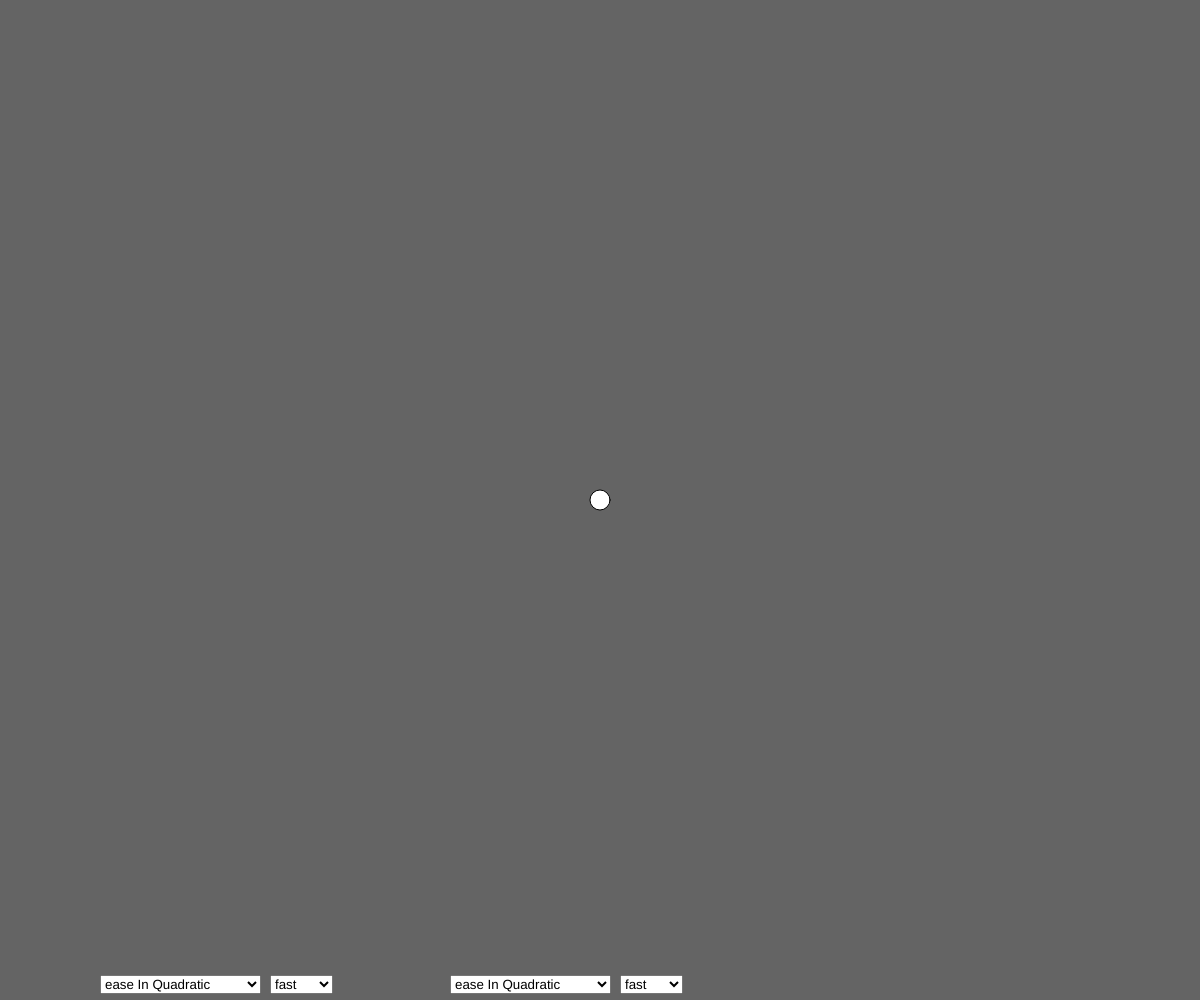
Frame 1 (no input)
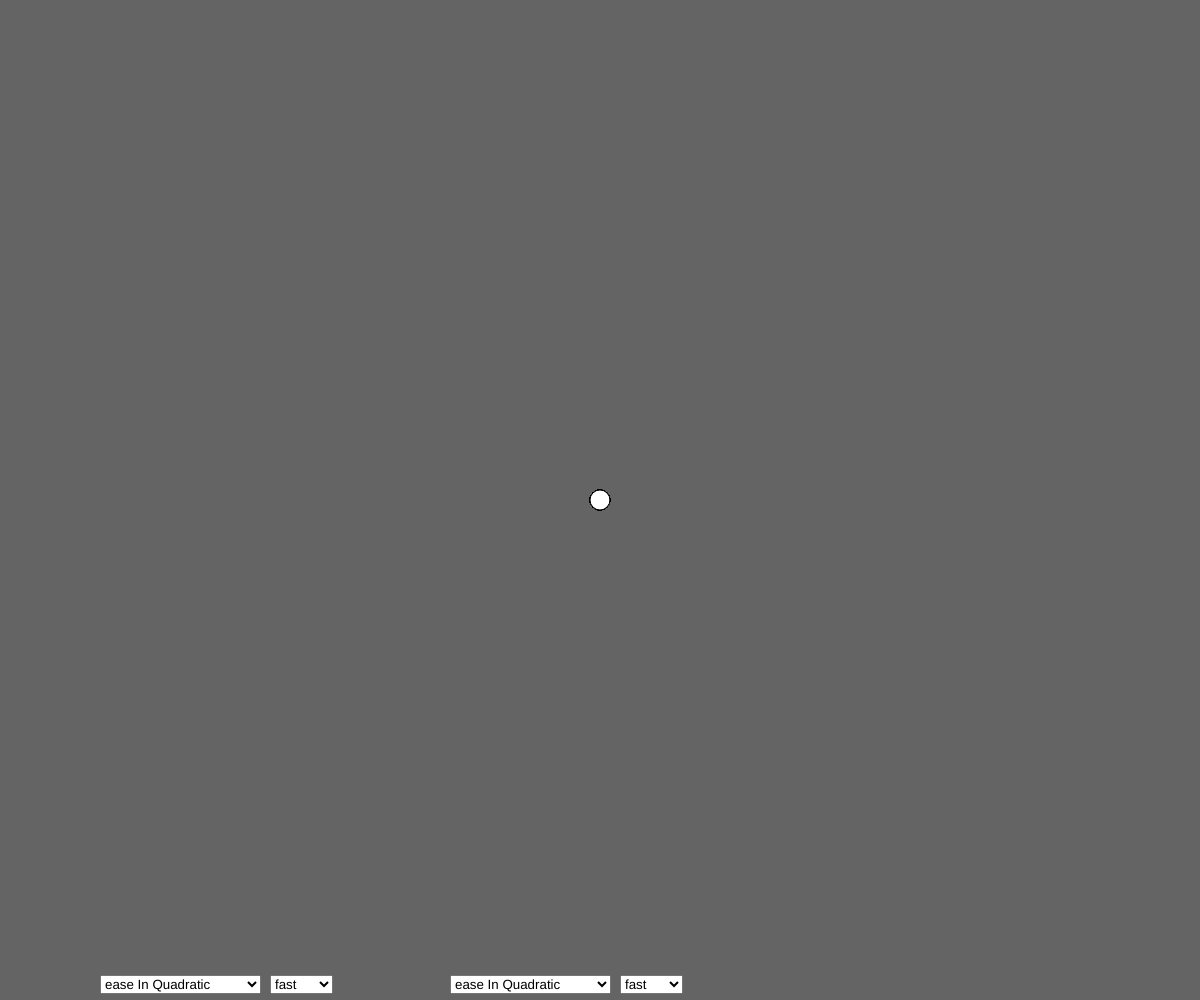
Frame 60 (no input)
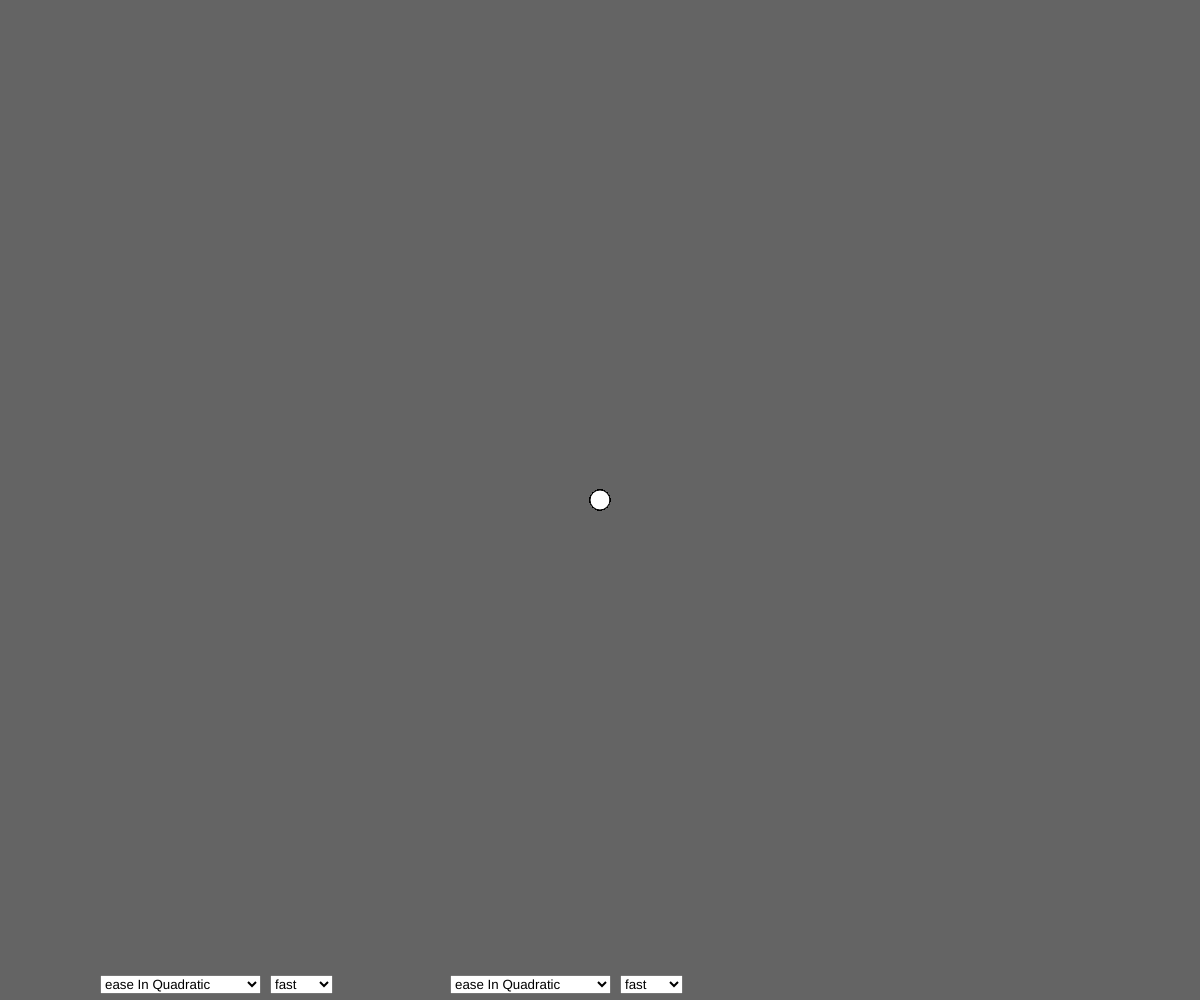
Frame 120 (the mouse pressed at the canvas centre since frame 60)

The p5.js sketch that drew these frames (run headless with seeded random() and noise() and a simulated clock; from frame 60 on, the mouse is pressed at the canvas centre):

// p5.js sketch
// ── sketch.js
var targetX, targetY; // coordonées de la cible à atteindre
var posX, posY; // position du cercle

var incr = 0 // incrément

var selX, selY // deux objets select pour choisir quel easing on utilise en abscisse et en ordonnée
var speedX, speedY // deux objets select pour choisir la vitesse du easing choisi
var durX = 100
var durY = 100


function setup() {
  createCanvas(windowWidth, windowHeight); 
  background(100); 
  
  selX = createSelect();
  selX.position(100, windowHeight-25);
  selX.option('ease In Quadratic');
  selX.option('ease Out Quadratic');
  selX.option('ease InOut Quadratic');
  selX.option('ease In Cubic');
  selX.option('ease Out Cubic');
  selX.option('ease InOut Cubic');
  selX.option('ease In Quartic');
  selX.option('ease Out Quartic');
  selX.option('ease InOut Quartic');
  selX.option('ease In Quintic');
  selX.option('ease Out Quintic');
  selX.option('ease InOut Quintic');
  selX.option('ease In Sinusoidal');
  selX.option('ease Out Sinusoidal');
  selX.option('ease InOut Sinusoidal');
  selX.option('ease In Exponential');
  selX.option('ease Out Exponential');
  selX.option('ease InOut Exponential');
  selX.option('ease In Circular');
  selX.option('ease Out Circular');
  selX.option('ease InOut Circular');
  selX.changed(mySelectEvent);
  
  speedX = createSelect();
  speedX.position(270, windowHeight-25);
  speedX.option('fast');
  speedX.option('normal');
  speedX.option('slow');
  speedX.changed(mySelectEvent);
  
  selY = createSelect();
  selY.position(450, windowHeight-25);
  selY.option('ease In Quadratic');
  selY.option('ease Out Quadratic');
  selY.option('ease InOut Quadratic');
  selY.option('ease In Cubic');
  selY.option('ease Out Cubic');
  selY.option('ease InOut Cubic');
  selY.option('ease In Quartic');
  selY.option('ease Out Quartic');
  selY.option('ease InOut Quartic');
  selY.option('ease In Quintic');
  selY.option('ease Out Quintic');
  selY.option('ease InOut Quintic');
  selY.option('ease In Sinusoidal');
  selY.option('ease Out Sinusoidal');
  selY.option('ease InOut Sinusoidal');
  selY.option('ease In Exponential');
  selY.option('ease Out Exponential');
  selY.option('ease InOut Exponential');
  selY.option('ease In Circular');
  selY.option('ease Out Circular');
  selY.option('ease InOut Circular');
  selY.changed(mySelectEvent);
  
  speedY = createSelect();
  speedY.position(620, windowHeight-25);
  speedY.option('fast');
  speedY.option('normal');
  speedY.option('slow');
  speedY.changed(mySelectEvent);
  
  posX = windowWidth/2
  targetX = windowWidth /2
  posY = windowHeight/2
  targetY = windowHeight /2
} 

function draw() {
   
  incr += 0.15; 
  
  if (speedX.elt.value == "fast"){
     durX =100
  }
   if (speedX.elt.value == "normal"){
     durX =200
  }
   if (speedX.elt.value == "slow"){
     durX =400
  }
  
  if(selX.elt.value == "ease In Quadratic"){
     posX = easeInQuad(incr, posX, (targetX-posX), durX)
  }
  else if (selX.elt.value == "ease Out Quadratic"){
     posX = easeOutQuad(incr, posX, (targetX-posX), durX)
  }
  else if (selX.elt.value == "ease InOut Quadratic"){
    posX = easeInOutQuad(incr, posX, (targetX-posX), durX)
  } 
  else if(selX.elt.value == "ease In Cubic"){
     posX = easeInCubic(incr, posX, (targetX-posX), durX)
  }
  else if (selX.elt.value == "ease Out Cubic"){
     posX = easeOutCubic(incr, posX, (targetX-posX), durX)
  }
  else if (selX.elt.value == "ease InOut Cubic"){
    posX = easeInOutCubic(incr, posX, (targetX-posX), durX)
  }
  else if(selX.elt.value == "ease In Quartic"){
     posX = easeInQuart(incr, posX, (targetX-posX), durX)
  }
  else if (selX.elt.value == "ease Out Quartic"){
     posX = easeOutQuart(incr, posX, (targetX-posX), durX)
  }
  else if (selX.elt.value == "ease InOut Quartic"){
    posX = easeInOutQuart(incr, posX, (targetX-posX), durX)
  }
  else if(selX.elt.value == "ease In Quintic"){
     posX = easeInQuint(incr, posX, (targetX-posX), durX)
  }
  else if (selX.elt.value == "ease Out Quintic"){
     posX = easeOutQuint(incr, posX, (targetX-posX), durX)
  }
  else if (selX.elt.value == "ease InOut Quintic"){
    posX = easeInOutQuint(incr, posX, (targetX-posX), durX)
  }
  else if(selX.elt.value == "ease In Sinusoidal"){
     posX = easeInSine(incr, posX, (targetX-posX), durX)
  }
  else if (selX.elt.value == "ease Out Sinusoidal"){
     posX = easeOutSine(incr, posX, (targetX-posX), durX)
  }
  else if (selX.elt.value == "ease InOut Sinusoidal"){
    posX = easeInOutSine(incr, posX, (targetX-posX), durX)
  }
   else if(selX.elt.value == "ease In Exponential"){
     posX = easeInExpo(incr, posX, (targetX-posX), durX)
  }
  else if (selX.elt.value == "ease Out Exponential"){
     posX = easeOutExpo(incr, posX, (targetX-posX), durX)
  }
  else if (selX.elt.value == "ease InOut Exponential"){
    posX = easeInOutExpo(incr, posX, (targetX-posX), durX)
  }
  else if(selX.elt.value == "ease In Circular"){
     posX = easeInCirc(incr, posX, (targetX-posX), durX)
  }
  else if (selX.elt.value == "ease Out Circular"){
     posX = easeOutCirc(incr, posX, (targetX-posX), durX)
  }
  else if (selX.elt.value == "ease InOut Circular"){
    posX = easeInOutCirc(incr, posX, (targetX-posX), durX)
  }
  
  if (speedY.elt.value == "fast"){
     durY =100
  }
   if (speedY.elt.value == "normal"){
     durY =200
  }
   if (speedY.elt.value == "slow"){
     durY =400
  }
 
  if(selY.elt.value == "ease In Quadratic"){
     posY = easeInQuad(incr, posY, (targetY-posY), durY)
  }
  else if (selY.elt.value == "ease Out Quadratic"){
     posY = easeOutQuad(incr, posY, (targetY-posY), durY)
  }
  else if (selY.elt.value == "ease InOut Quadratic"){
     posY = easeInOutQuad(incr, posY, (targetY-posY), durY)
  }
  else if(selY.elt.value == "ease In Cubic"){
     posY = easeInCubic(incr, posY, (targetY-posY), durY)
  }
  else if (selY.elt.value == "ease Out Cubic"){
     posY = easeOutCubic(incr, posY, (targetY-posY), durY)
  }
  else if (selY.elt.value == "ease InOut Cubic"){
     posY = easeInOutCubic(incr, posY, (targetY-posY), durY)
  }
  else if(selY.elt.value == "ease In Quartic"){
     posY = easeInQuart(incr, posY, (targetY-posY), durY)
  }
  else if (selY.elt.value == "ease Out Quartic"){
     posY = easeOutQuart(incr, posY, (targetY-posY), durY)
  }
  else if (selY.elt.value == "ease InOut Quartic"){
     posY = easeInOutQuart(incr, posY, (targetY-posY), durY)
  }
  else if(selY.elt.value == "ease In Quintic"){
     posY = easeInQuint(incr, posY, (targetY-posY), durY)
  }
  else if (selY.elt.value == "ease Out Quintic"){
     posY = easeOutQuint(incr, posY, (targetY-posY), durY)
  }
  else if (selY.elt.value == "ease InOut Quintic"){
     posY = easeInOutQuint(incr, posY, (targetY-posY), durY)
  }
  else if(selY.elt.value == "ease In Sinusoidal"){
     posY = easeInSine(incr, posY, (targetY-posY), durY)
  }
  else if (selY.elt.value == "ease Out Sinusoidal"){
     posY = easeOutSine(incr, posY, (targetY-posY), durY)
  }
  else if (selY.elt.value == "ease InOut Sinusoidal"){
     posY = easeInOutSine(incr, posY, (targetY-posY), durY)
  }
  else if(selY.elt.value == "ease In Exponential"){
     posY = easeInExpo(incr, posY, (targetY-posY), durY)
  }
  else if (selY.elt.value == "ease Out Exponential"){
     posY = easeOutExpo(incr, posY, (targetY-posY), durY)
  }
  else if (selY.elt.value == "ease InOut Exponential"){
     posY = easeInOutExpo(incr, posY, (targetY-posY), durY)
  }
  else if(selY.elt.value == "ease In Circular"){
     posY = easeInCirc(incr, posY, (targetY-posY), durY)
  }
  else if (selY.elt.value == "ease Out Circular"){
     posY = easeOutCirc(incr, posY, (targetY-posY), durY)
  }
  else if (selY.elt.value == "ease InOut Circular"){
     posY = easeInOutCirc(incr, posY, (targetY-posY), durY)
  }
  
  
  

  
  ellipse(posX, posY, 20, 20);
}

function mousePressed(){
 if( mouseY < windowHeight-25){
  targetX = mouseX
  targetY = mouseY
  incr = 0
 }
}

function mySelectEvent(){
  console.log("x : " ,selX.elt.value , "/  duration : " , speedX.elt.value);
  console.log("y : " ,selY.elt.value,  "/  duration : " , speedY.elt.value);
}

// Penner's tween functions : http://robertpenner.com/easing/penner_chapter7_tweening.pdf
// quadratic
function easeInQuad(t,b,c,d){
  return c*(t/d)*t + b; 
}
function easeOutQuad(t, b, c, d) {
  return -c * (t/=d)*(t-2) + b;
}
function easeInOutQuad(t, b, c, d) {
  if ((t/=d/2) < 1) return c/2*t*t + b;
  return -c/2 * ((--t)*(t-2) - 1) + b;
}

// cubic
function easeInCubic (t, b, c, d) {
  return c * Math.pow (t/d, 3) + b;
}
function easeOutCubic (t, b, c, d) {
  return c * (Math.pow (t/d-1, 3) + 1) + b;
}
function easeInOutCubic (t, b, c, d) {
  if ((t/=d/2) < 1)
  return c/2 * Math.pow (t, 3) + b;
  return c/2 * (Math.pow (t-2, 3) + 2) + b;
}

// quartic
function easeInQuart(t, b, c, d) {
  return c * Math.pow (t/d, 4) + b;
}
function easeOutQuart(t, b, c, d) {
  return -c * (Math.pow (t/d-1, 4) - 1) + b;
}
function easeInOutQuart (t, b, c, d) {
  if ((t/=d/2) < 1)
  return c/2 * Math.pow (t, 4) + b;
  return -c/2 * (Math.pow (t-2, 4) - 2) + b;
}

// quintic
function easeInQuint(t, b, c, d) {
  return c * Math.pow (t/d, 5) + b;
}
function easeOutQuint  (t, b, c, d) {
  return c * (Math.pow (t/d-1, 5) + 1) + b;
}
function easeInOutQuint (t, b, c, d) {
  if ((t/=d/2) < 1)
  return c/2 * Math.pow (t, 5) + b;
  return c/2 * (Math.pow (t-2, 5) + 2) + b;
}

// sinusoid
function easeInSine (t, b, c, d) {
  return c * (1 - Math.cos(t/d * (Math.PI/2))) + b;
}
function easeOutSine (t, b, c, d) {
  return c * Math.sin(t/d * (Math.PI/2)) + b;
}
function easeInOutSine (t, b, c, d) {
  return c/2 * (1 - Math.cos(Math.PI*t/d)) + b;
}

// exponential
function easeInExpo (t, b, c, d) {
  return c * Math.pow(2, 10 * (t/d - 1)) + b;
}
function easeOutExpo (t, b, c, d) {
  return c * (-Math.pow(2, -10 * t/d) + 1) + b;
}
function easeInOutExpo (t, b, c, d) {
  if ((t/=d/2) < 1)
  return c/2 * Math.pow(2, 10 * (t - 1)) + b;
  return c/2 * (-Math.pow(2, -10 * --t) + 2) + b;
}

// circular
function easeInCirc (t, b, c, d) {
  return c * (1 - Math.sqrt(1 - (t/=d)*t)) + b;
}
function easeOutCirc (t, b, c, d) {
  return c * Math.sqrt(1 - (t=t/d-1)*t) + b;
}
function easeInOutCirc (t, b, c, d) {
  if ((t/=d/2) < 1)
  return c/2 * (1 - Math.sqrt(1 - t*t)) + b;
  return c/2 * (Math.sqrt(1 - (t-=2)*t) + 1) + b;
};
